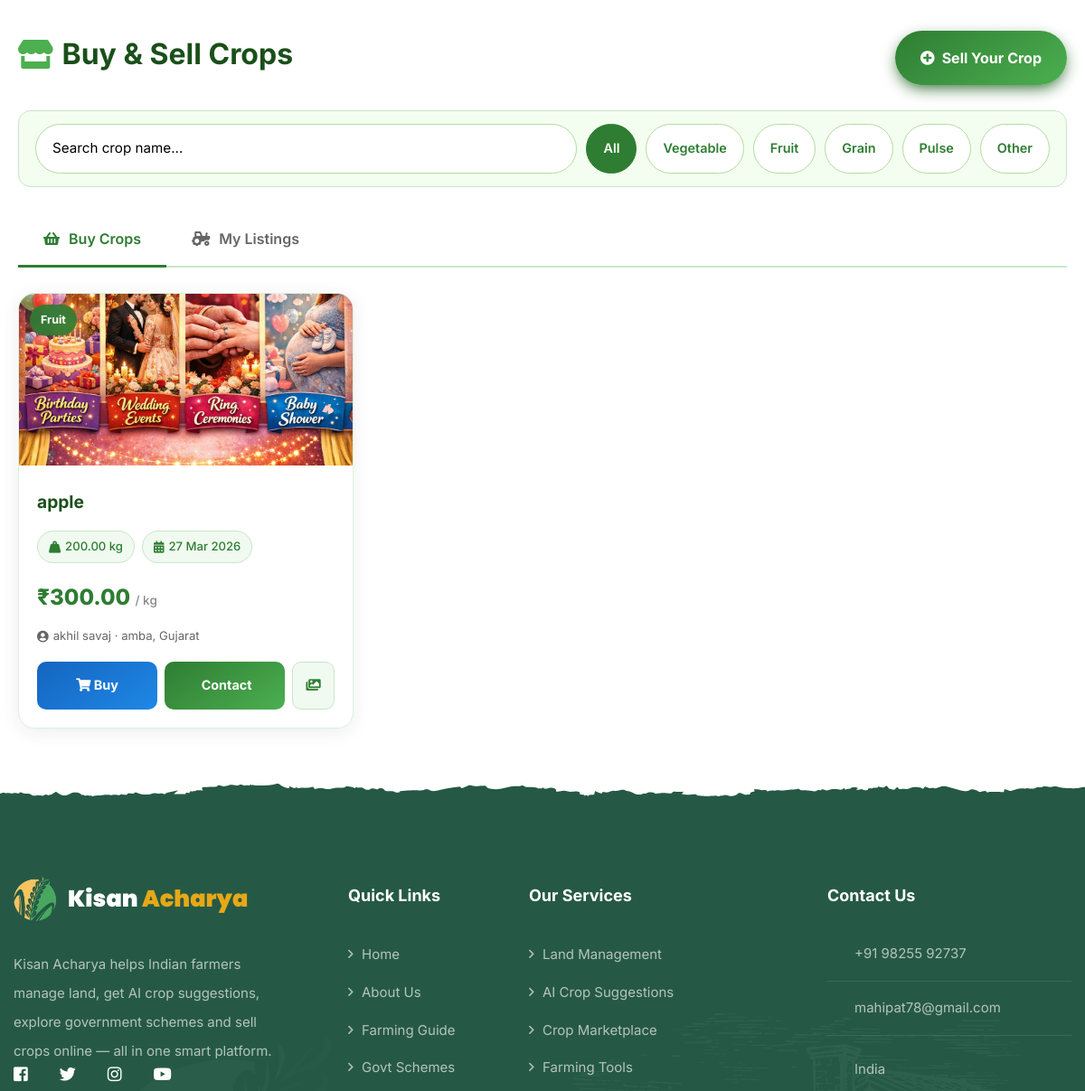
The page /crops_marketplace/ (signed in, middle part) on the database as committed earlier.
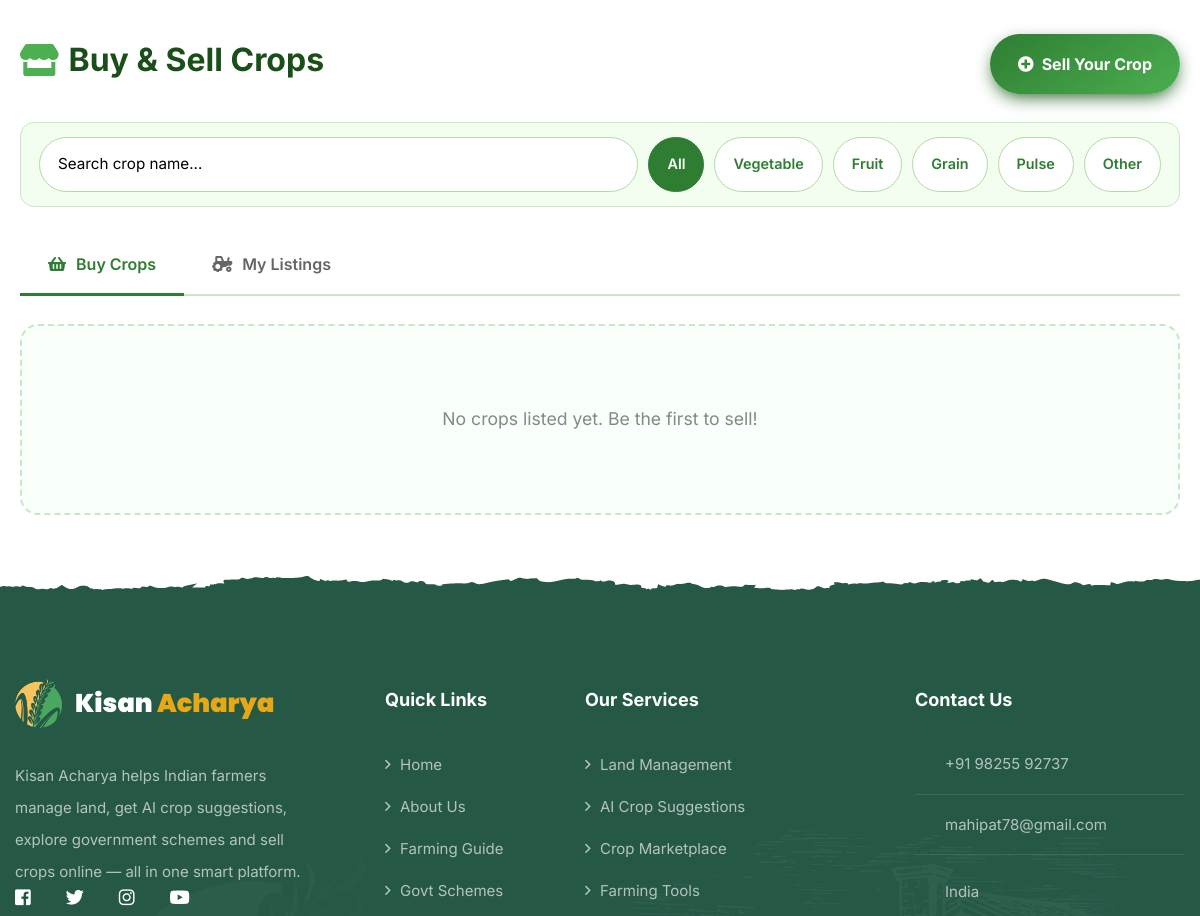
The same page on the database as committed later.
### kisanapp/models.py (models this page shows, shortened)
class CropListing(models.Model):
    TYPE_CHOICES = [
        ("Vegetable", "Vegetable"),
        ("Fruit", "Fruit"),
        ("Grain", "Grain"),
        ("Pulse", "Pulse"),
        ("Other", "Other"),
    ]
    UNIT_CHOICES = [
        ("kg", "kg"),
        ("quintal", "Quintal"),
        ("ton", "Ton"),
    ]
    farmer = models.ForeignKey(FarmerRegistration, on_delete=models.CASCADE, related_name="crop_listings")
    name = models.CharField(max_length=150)
    type = models.CharField(max_length=20, choices=TYPE_CHOICES)
    quantity = models.DecimalField(max_digits=10, decimal_places=2)
    unit = models.CharField(max_length=10, choices=UNIT_CHOICES, default="kg")
    price = models.DecimalField(max_digits=10, decimal_places=2)
    video = models.FileField(upload_to="crop_videos/", blank=True, null=True)
    is_active = models.BooleanField(default=True)
    created_at = models.DateTimeField(auto_now_add=True)

class CropImage(models.Model):
    crop = models.ForeignKey(CropListing, on_delete=models.CASCADE, related_name="images")
    image = models.ImageField(upload_to="crop_images/")

class FarmerRegistration(models.Model):
    STATE_CHOICES = [
        ("Andhra Pradesh", "Andhra Pradesh"),
        ("Arunachal Pradesh", "Arunachal Pradesh"),
        ("Assam", "Assam"),
        ("Bihar", "Bihar"),
        ("Chhattisgarh", "Chhattisgarh"),
        ("Goa", "Goa"),
        ("Gujarat", "Gujarat"),
        ("Haryana", "Haryana"),
        ("Himachal Pradesh", "Himachal Pradesh"),
        ("Jharkhand", "Jharkhand"),
        ("Karnataka", "Karnataka"),
        ("Kerala", "Kerala"),
        ("Madhya Pradesh", "Madhya Pradesh"),
        ("Maharashtra", "Maharashtra"),
        ("Manipur", "Manipur"),
        ("Meghalaya", "Meghalaya"),
        ("Mizoram", "Mizoram"),
        ("Nagaland", "Nagaland"),
        ("Odisha", "Odisha"),
        ("Punjab", "Punjab"),
        ("Rajasthan", "Rajasthan"),
        ("Sikkim", "Sikkim"),
        ("Tamil Nadu", "Tamil Nadu"),
        ("Telangana", "Telangana"),
        ("Tripura", "Tripura"),
        ("Uttar Pradesh", "Uttar Pradesh"),
        ("Uttarakhand", "Uttarakhand"),
        ("West Bengal", "West Bengal"),
    ]
    full_name = models.CharField(max_length=150)
    mobile = models.CharField(max_length=10, unique=True)
    mobile_verified = models.BooleanField(default=False)
    email = models.EmailField(blank=True, null=True)
    land_record = models.CharField(max_length=100)
    state = models.CharField(max_length=50, choices=STATE_CHOICES)
    district = models.CharField(max_length=100)
    taluka = models.CharField(max_length=100)
    village = models.CharField(max_length=100)
    created_at = models.DateTimeField(auto_now_add=True)

### kisanapp/views.py (the view)
    def wrapper(request, *args, **kwargs):
        if not request.session.get("farmer_id"):
            return redirect("login")
        return view_func(request, *args, **kwargs)

### kisanapp/context_processors.py (called while the page is built)
def weather_context(request):
    farmer_id = request.session.get("farmer_id")
    if not farmer_id:
        return {"weather": None}
    cache_key = f"weather_openmeteo_{farmer_id}"
    cached = cache.get(cache_key)
    if cached:
        return {"weather": cached}
    try:
        farmer = FarmerRegistration.objects.get(id=farmer_id)
    except FarmerRegistration.DoesNotExist:
        return {"weather": None}
    city = farmer.district or farmer.village or farmer.state
    if not city:
        return {"weather": None}
    data = fetch_weather(city)
    if data:
        cache.set(cache_key, data, 60 * 30)  # 30 min cache
    return {"weather": data}

def _demo_weather(city):
    return {
        "city":         city,
        "location":     city,
        "temp":         28,
        "feels":        31,
        "humidity":     65,
        "wind":         12,
        "condition":    "Partly Cloudy",
        "desc":         "Partly Cloudy",
        "icon":         "⛅",
        "rain_tomorrow": True,
        "alert":        "🌧️ Rain likely tomorrow — plan irrigation accordingly.",
        "alert_type":   "rain",
        "is_demo":      True,
    }

### kisanapp/views.py (called while the page is built)
def farmer_required(view_func):
    def wrapper(request, *args, **kwargs):
        if not request.session.get("farmer_id"):
            return redirect("login")
        return view_func(request, *args, **kwargs)
    wrapper.__name__ = view_func.__name__
    return wrapper

### templates/crops_marketplace.html (shortened to what this page needs)
{% extends "base.html" %}
{% load static %}
{% block content %}
<div class="mp-wrap">
  <div class="mp-topbar">
    <h1><i class="fas fa-store"></i> Buy & Sell Crops</h1>
    <button class="btn-sell" id="openSellModal">
      <i class="fas fa-plus-circle"></i> Sell Your Crop
    </button>
  </div>
  <div class="filter-bar">
    <input type="text" id="searchInput" placeholder="Search crop name...">
    <button class="filter-btn active" data-filter="all">All</button>
    <button class="filter-btn" data-filter="Vegetable">Vegetable</button>
    <button class="filter-btn" data-filter="Fruit">Fruit</button>
    <button class="filter-btn" data-filter="Grain">Grain</button>
    <button class="filter-btn" data-filter="Pulse">Pulse</button>
    <button class="filter-btn" data-filter="Other">Other</button>
  </div>
  <div class="mp-tabs">
    <button class="mp-tab active" data-tab="buy"><i class="fas fa-shopping-basket"></i> Buy Crops</button>
    <button class="mp-tab" data-tab="my"><i class="fas fa-tractor"></i> My Listings</button>
  </div>
  <div class="crop-grid" id="cropGrid">
    {% for crop in crops %}
    <div class="crop-card"
         data-type="{{ crop.get_type_display }}"
         data-name="{{ crop.name|lower }}"
         data-farmer="{{ crop.farmer.id }}"
         data-images="[{% for img in crop.images.all %}&quot;{{ img.image.url }}&quot;{% if not forloop.last %},{% endif %}{% endfor %}]"
         data-video="{% if crop.video %}{{ crop.video.url }}{% endif %}"
         data-mobile="{{ crop.farmer.mobile }}"
         data-seller="{{ crop.farmer.full_name }}">
      <div class="card-img-wrap">
        {% with first_img=crop.images.all|first %}
        {% if first_img %}
          <img src="{{ first_img.image.url }}" alt="{{ crop.name }}">
        {% else %}
          <div class="card-img-placeholder"><i class="fas fa-seedling"></i></div>
        {% endif %}
        {% endwith %}
        <span class="card-badge">{{ crop.get_type_display }}</span>
      </div>
      <div class="card-body">
        <div class="card-title">{{ crop.name }}</div>
        <div class="card-meta">
          <span class="meta-chip"><i class="fas fa-weight-hanging"></i> {{ crop.quantity }} {{ crop.get_unit_display }}</span>
          <span class="meta-chip"><i class="fas fa-calendar-alt"></i> {{ crop.created_at|date:"d M Y" }}</span>
        </div>
        <div class="card-price">₹{{ crop.price }} <span>/ {{ crop.get_unit_display }}</span></div>
        <div class="card-seller"><i class="fas fa-user-circle"></i> {{ crop.farmer.full_name }} · {{ crop.farmer.village }}, {{ crop.farmer.state }}</div>
        <div class="card-actions">
          {% if request.session.farmer_id == crop.farmer.id %}
          <a href="{% url 'delete_crop_listing' crop.id %}"
             onclick="return confirm('Delete this listing?')"
             style="flex:1;background:linear-gradient(135deg,#c62828,#ef5350);color:#fff;border:none;padding:10px 16px;border-radius:10px;font-weight:700;font-size:.88rem;cursor:pointer;text-align:center;text-decoration:none;display:flex;align-items:center;justify-content:center;gap:6px;">
            <i class="fas fa-trash-alt"></i> Delete Listing
          </a>
          {% else %}
          {% if request.session.farmer_id %}
          <button class="btn-buy" onclick="openBuyModal({{ crop.id }},'{{ crop.name|escapejs }}','{{ crop.quantity }} {{ crop.get_unit_display }}','{{ crop.price }}','{{ crop.get_unit_display }}')">
            <i class="fas fa-shopping-cart me-1"></i> Buy
          </button>
          {% endif %}
          <button class="btn-contact" onclick="showContact('{{ crop.farmer.full_name|escapejs }}','{{ crop.farmer.mobile }}','{{ crop.farmer.village|escapejs }}','{{ crop.farmer.state|escapejs }}')">
             Contact
          </button>
          {% endif %}
          {% if crop.images.all|length or crop.video %}
          <button class="btn-media view-media-btn"><i class="fas fa-images"></i></button>
          {% endif %}
        </div>
      </div>
    </div>
    {% empty %}
    <div class="empty-state">
      <p>No crops listed yet. Be the first to sell!</p>
    </div>
    {% endfor %}
  </div>
</div>
{% endblock %}

### templates/base.html (shortened to what this page needs)
{% load static %}
<!doctype html>
<html lang="en">
  <head>
    <link rel="stylesheet" href="{% static 'assets/css/bootstrap.min.css' %}" />
    <link
      rel="stylesheet"
      href="{% static 'assets/css/fontawesome-all.min.css' %}"
    />
    <link rel="stylesheet" href="{% static 'assets/css/swiper.min.css' %}" />
    <link rel="stylesheet" href="{% static 'assets/css/animate.min.css' %}" />
    <link rel="stylesheet" href="{% static 'assets/css/odometer.min.css' %}" />
    <link rel="stylesheet" href="{% static 'assets/css/jarallax.css' %}" />
    <link
      rel="stylesheet"
      href="{% static 'assets/css/magnific-popup.css' %}"
    />
    <link
      rel="stylesheet"
      href="{% static 'assets/css/bootstrap-select.min.css' %}"
    />
    <link rel="stylesheet" href="{% static 'assets/css/Kisan Acharya-icons.css' %}" />
    <link
      rel="stylesheet"
      href="{% static 'assets/css/nouislider.min.css' %}"
    />
    <link
      rel="stylesheet"
      href="{% static 'assets/css/nouislider.pips.css' %}"
    />
    <link rel="stylesheet" href="{% static 'assets/css/main.css' %}" />
  </head>
  <body>
    <div class="page-wrapper">
      {% block content %} {% endblock %}
      <footer class="site-footer">
        <img src="{% static 'assets/images/icons/footer-bg-icon-1.png' %}" class="site-footer__shape-1" alt=""/>
        <img src="{% static 'assets/images/icons/footer-bg-icon-2.png' %}" class="site-footer__shape-2" alt=""/>
        <div class="container">
          <div class="row">
            <div class="col-sm-12 col-md-6 col-lg-6 col-xl-4">
              <div class="footer-widget">
                <a href="{% url 'home' %}" class="footer-widget__Logo" style="display:flex;align-items:center;gap:10px;text-decoration:none;">
                  <div style="width:50px;height:50px;overflow:hidden;flex-shrink:0;border-radius:50%;">
                    <img src="{% static 'assets/images/logo-dark.png' %}" alt="" style="height:50px;width:auto;max-width:none;display:block;"/>
                  </div>
                  <span style="font-size:1.6rem;font-weight:900;color:#fff;font-family:'Poppins',sans-serif;white-space:nowrap;">Kisan <span style="color:#e6a817;">Acharya</span></span>
                </a>
                <p>Kisan Acharya helps Indian farmers manage land, get AI crop suggestions, explore government schemes and sell crops online — all in one smart platform.</p>
                <div class="footer__social">
                  <a href="#" aria-label="Facebook" class="fab fa-facebook-square"></a>
                  <a href="#" aria-label="Twitter" class="fab fa-twitter"></a>
                  <a href="#" aria-label="Instagram" class="fab fa-instagram"></a>
                  <a href="#" aria-label="YouTube" class="fab fa-youtube"></a>
                </div>
              </div>
            </div>
            <div class="col-sm-12 col-md-6 col-lg-6 col-xl-2">
              <div class="footer-widget footer-widget__links-widget">
                <h3 class="footer-widget__title">Quick Links</h3>
                <ul class="list-unstyled footer-widget__links">
                  <li><a href="{% url 'home' %}">Home</a></li>
                  <li><a href="{% url 'about' %}">About Us</a></li>
                  <li><a href="{% url 'farming_guide' %}">Farming Guide</a></li>
                  <li><a href="{% url 'govt_schemes' %}">Govt Schemes</a></li>
                </ul>
              </div>
            </div>
            <div class="col-sm-12 col-md-6 col-lg-6 col-xl-3">
              <div class="footer-widget footer-widget__links-widget">
                <h3 class="footer-widget__title">Our Services</h3>
                <ul class="list-unstyled footer-widget__links">
                  <li><a href="{% url 'add_land' %}"> Land Management</a></li>
                  <li><a href="{% url 'farming_guide' %}"> AI Crop Suggestions</a></li>
                  <li><a href="{% url 'crops_marketplace' %}"> Crop Marketplace</a></li>
                  <li><a href="{% url 'farming_tools' %}"> Farming Tools</a></li>
                </ul>
              </div>
            </div>
            <div class="col-sm-12 col-md-6 col-lg-6 col-xl-3">
              <div class="footer-widget">
                <h3 class="footer-widget__title">Contact Us</h3>
                <ul class="list-unstyled footer-widget__contact">
                  <li>
                    <a href="tel:+919876543210">+91 98255 92737</a>
                  </li>
                  <li>
                    <a href="mailto:savajakhil12@gmail.com">mahipat78@gmail.com</a>
                  </li>
                  <li>
                    <a href="#">India</a>
                  </li>
                </ul>
                </div>
              </div>
            </div>
          </div>
        </div>
  </body>
</html>

### templates/includes/_slider_base.html (shortened to what this page needs)
{% load static %}

### templates/crops_marketplace.html (style rules this page uses)
.mp-wrap { max-width: 1280px; margin: 0 auto; padding: 0 20px 60px; }
.mp-topbar { display: flex; align-items: center; justify-content: space-between; flex-wrap: wrap; gap: 14px; margin: 36px 0 28px; }
.mp-topbar h1 { font-size: 2rem; font-weight: 700; color: #1a4f1a; display: flex; align-items: center; gap: 10px; }
.mp-topbar h1 i { color: #4caf50; }
.btn-sell { background: linear-gradient(145deg, #2e7d32, #4caf50); color: white; border: none; padding: 13px 28px; border-radius: 50px; font-size: 1rem; font-weight: 700; cursor: pointer; box-shadow: 0 6px 18px -4px #1a5c1a; transition: 0.2s; display: flex; align-items: center; gap: 8px; }
.filter-bar { display: flex; gap: 10px; flex-wrap: wrap; margin-bottom: 28px; background: #f4fef0; border-radius: 14px; padding: 14px 18px; border: 1px solid #c8e6c9; }
.filter-bar input[type="text"] { flex: 1; min-width: 200px; border: 1.5px solid #b2dba0; border-radius: 30px; padding: 10px 18px; font-size: 0.95rem; outline: none; background: white; }
.filter-btn { background: white; border: 1.5px solid #b2dba0; border-radius: 30px; padding: 9px 18px; font-size: 0.9rem; font-weight: 600; color: #2e7d32; cursor: pointer; transition: 0.15s; }
.filter-btn:hover, .filter-btn.active { background: #2e7d32; color: white; border-color: #2e7d32; }
.mp-tabs { display: flex; gap: 0; margin-bottom: 28px; border-bottom: 2px solid #c8e6c9; }
.mp-tab { padding: 12px 28px; border: none; background: transparent; font-size: 1rem; font-weight: 600; color: #666; cursor: pointer; border-bottom: 3px solid transparent; margin-bottom: -2px; transition: 0.15s; }
.mp-tab.active { color: #2e7d32; border-bottom-color: #2e7d32; }
.mp-tab i { margin-right: 6px; }
.crop-grid { display: grid; grid-template-columns: repeat(auto-fill, minmax(290px, 1fr)); gap: 24px; }
.empty-state { grid-column: 1/-1; text-align: center; padding: 60px 20px; background: #f9fff9; border-radius: 18px; border: 2px dashed #c8e6c9; }
.empty-state p { color: #888; font-size: 1.1rem; }

### templates/base.html (style rules this page uses)
body { top:0 !important; }

Rows that differ between the two databases and show on the page:
removed CropListing: images.image (picture), type "Fruit", name "apple", quantity "200.00", unit "kg", created_at "27 Mar 2026", price "300.00", farmer.full_name "akhil savaj", farmer.village "amba", farmer.state "Gujarat"
Other text that changed with them:
text now shown: "No crops listed yet. Be the first to sell!"
